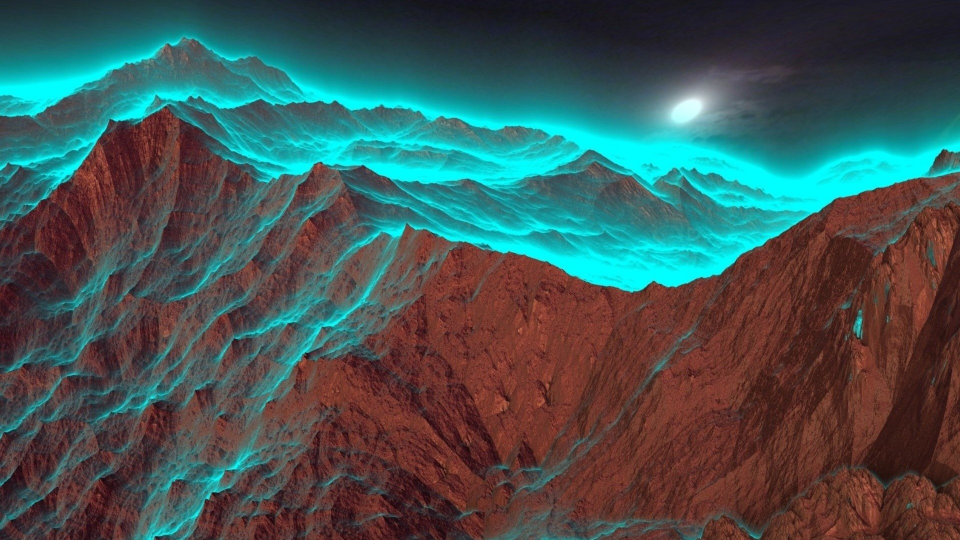
%> input picture wow.jpg, 1920 x 1080 px (shown at 1/2 size)
$ octave sharpen.m   (GNU Octave 9; MATLAB toolbox functions it lacks are replaced by stand-ins)
%> lines starting %> are read from the running program, lines starting %| are printed output that depends on the picture
pic=imread('C:\Users\Liza\Pictures\wow.jpg');
%> pic is the input picture: size 1080x1920x3 uint8; mean R, G, B 66.9, 85.1, 84.1
red_ch_pic=pic(:,:,1);
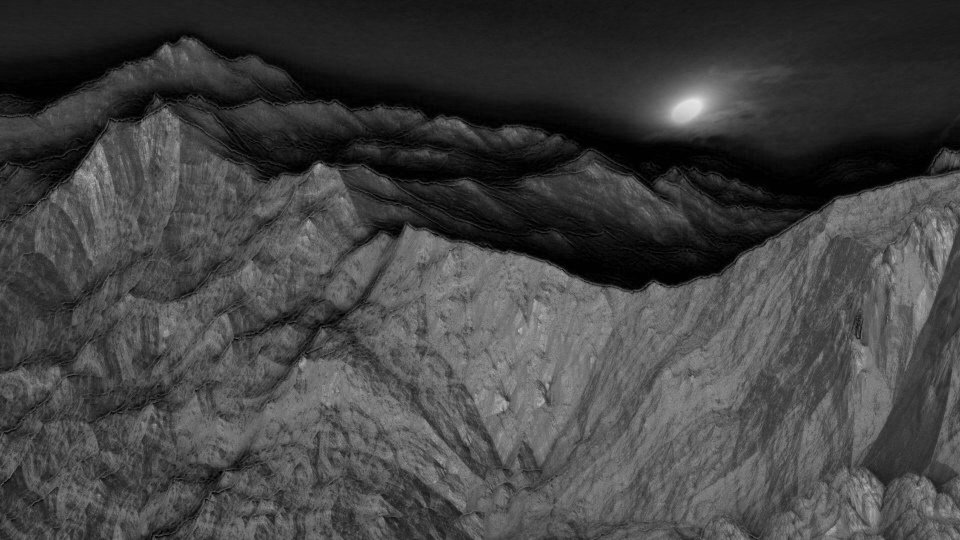
%> red_ch_pic: size 1080x1920 uint8 (shown at 1/2 size); min 0, max 232, mean 66.9
a=pic(:,:,2);
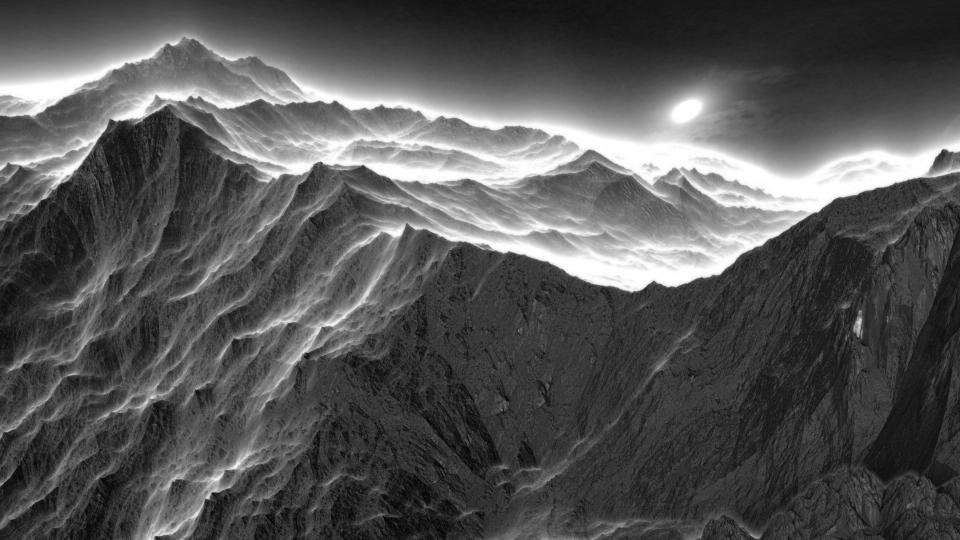
%> a: size 1080x1920 uint8 (shown at 1/2 size); min 0, max 255, mean 85.1
b=pic(:,:,3);
imshow(a);
figure;

imshow(b);
figure;

imshow(red_ch_pic);
%figure;
img=im2double(red_ch_pic);
S=[-1 -1 -1; -1 9 -1; -1 -1 -1];
new=conv2(img, S);
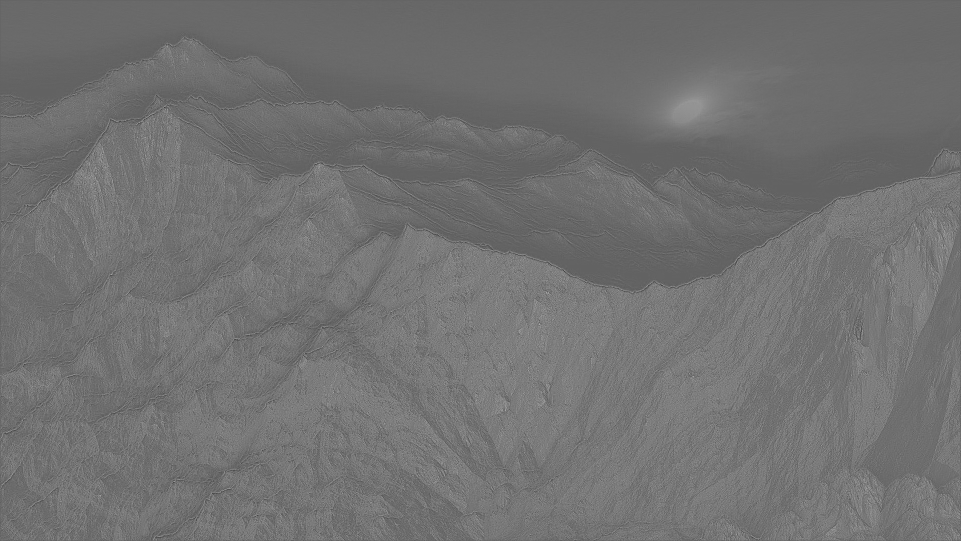
%> new: size 1082x1922 double (shown at 1/2 size); min -1.75, max 2.77, mean 0.261; drawn with min black and max white
%> (the run ends here)
